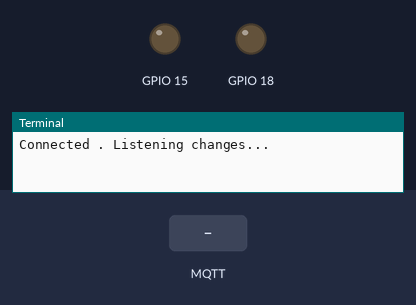
A program run on a simulated Raspberry Pi (BCM pin numbers). On the bench: output pins drawn as LEDs (lit = HIGH), the last lines printed to the terminal. The inputs (shaded band) are chosen by the test bench. No MQTT or app messages arrive unless stated.

Above: at 1.2 s.
1.3 s: MQTT message "ON" arrives on the first subscribed topic
At 1.6 s:
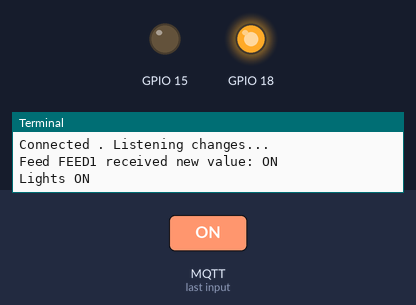
2.8 s: MQTT message "FEED1" arrives on the first subscribed topic
At 3.9 s:
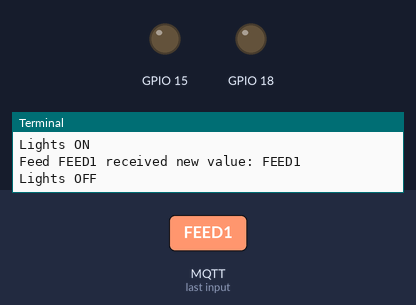
Timing chart, 0 to 5.8 s (numbered marks = the images above; inputs shaded):
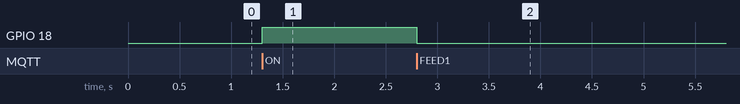

Measured:
- after the input at 1.3 s, GPIO 18: LOW → HIGH at once
- after the input at 2.8 s, GPIO 18: HIGH → LOW at once

The program:

Assistant_adafruit__universal.py
```python
from Adafruit_IO import MQTTClient
import RPi.GPIO as GPIO

ADAFRUIT_IO_KEY      = '#ADD_YOUR_AIO_KEY'
ADAFRUIT_IO_USERNAME = '#ADD_YOUR_USERNAME'
GPIO.setmode(GPIO.BCM)
GPIO.setwarnings(False)
GPIO.setup(18,GPIO.OUT) # light GPIO pin number
GPIO.setup(15,GPIO.OUT) # fan GPIO pin number

def connected(client):

    print ('Connected . Listening changes...')

    client.subscribe('FEED1')   #change to your feed1 name
    client.subscribe('FEED2')     #change to your feed2 name

def disconnected(client):

    print ('Disconnected from Adafruit IO!')

def message(client, feed_id, status):

    print('Feed {0} received new value: {1}'.format(feed_id, status))

    if feed_id == 'FEED1':     #change to your feed1 name
        if status=='ON' :
            print("Lights ON")
            GPIO.output(18,GPIO.HIGH)
        else:
            print("Lights OFF")
            GPIO.output(18,GPIO.LOW)
    elif feed_id == 'FEED2':   #change to your feed2 name
          if status=='ON' :
            print("fan ON")
            GPIO.output(15,GPIO.HIGH)
          else:
            print("fan OFF")
    		GPIO.output(15,GPIO.LOW)


client = MQTTClient(ADAFRUIT_IO_USERNAME, ADAFRUIT_IO_KEY)

client.on_connect    = connected
client.on_disconnect = disconnected
client.on_message    = message

client.connect()

client.loop_blocking()
```
